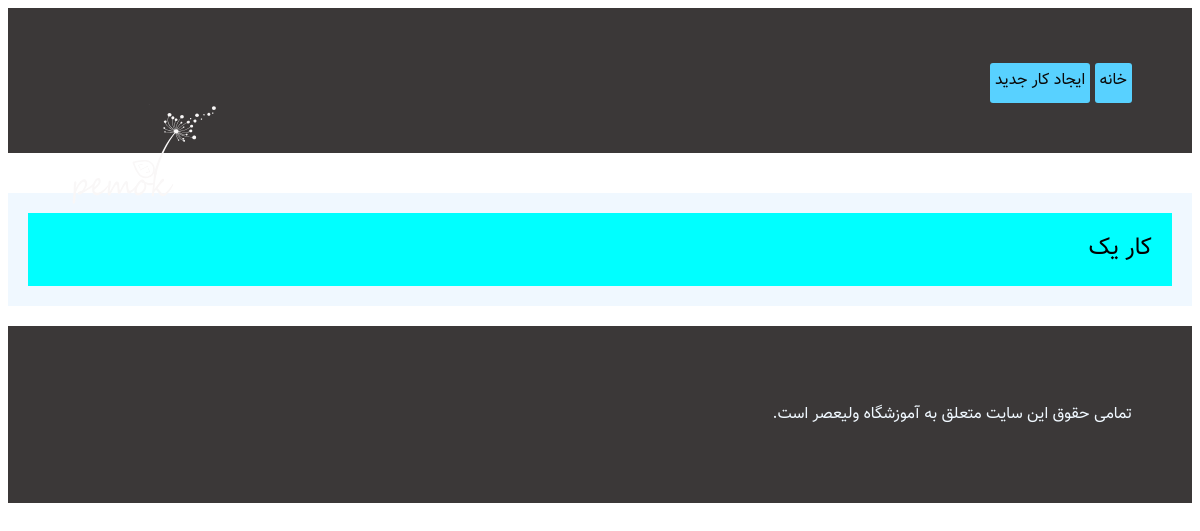
Before: / with the older database file.
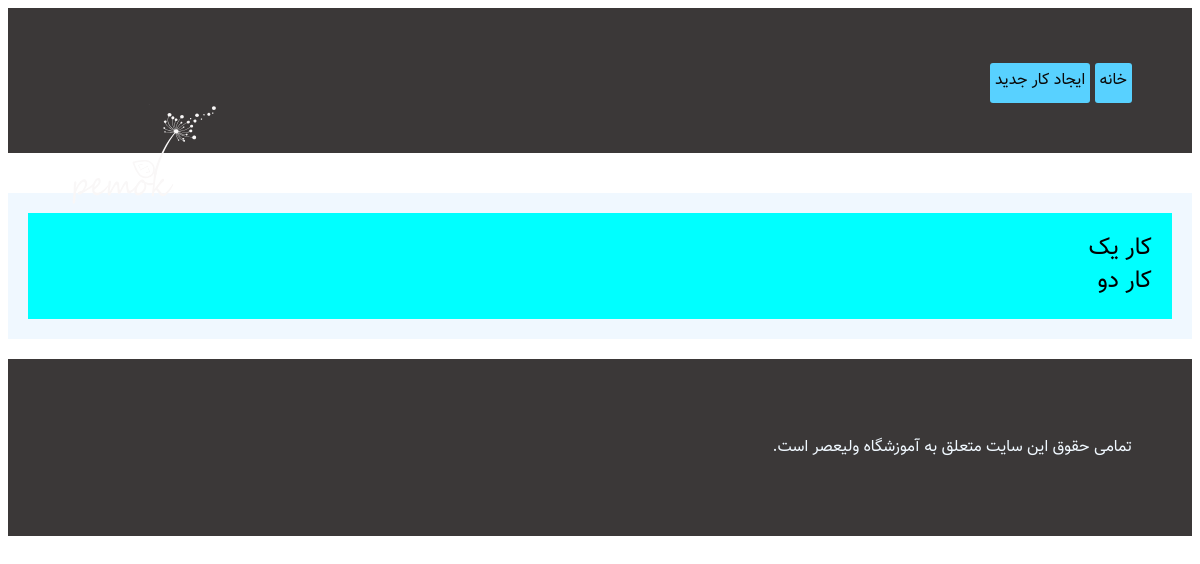
After: the same page with the newer database file.
### home/models.py (models this page shows)
class Todo(models.Model):
    title = models.CharField(max_length=100)
    body = models.TextField()
    created = models.DateTimeField()

### home/views.py (the view)
# urls.py: 2. Add a URL to urlpatterns:  path('', views.home, name='home')
def home(request):
    all = Todo.objects.all()
    return render(request, 'home.html', {'todos':all})

### templates/home.html (shortened to what this page needs)
{% extends 'base.html' %}
{% block content %}
    <div class="card">
        {% for todo in todos %}
            <div class="card-body">
                <a href="{% url 'details' todo.id %}"> {{ todo.title }} </a>
            </div>
        {% endfor %}
    </div>
{% endblock %}

### templates/base.html (shortened to what this page needs)
<!DOCTYPE html>
<html lang="fr">
<head>
    {% load static %}
    <link rel="stylesheet" href="{% static 'main.css' %}">
</head>
<body>
{% include 'header.html' %}
<div class="jumbotron">
    {% block content %} {% endblock %}
</div>
{% include 'footer.html' %}
</body>
</html>

### templates/header.html
{% load static %}
<header>
        <a class="navList" href="{% url 'home' %}" class="navbar">خانه</a>
        <a class="navList" href="{% url 'create' %}" class="navbar">ایجاد کار جدید</a>
        <img id="logo" src="{% static 'logo.svg' %}" alt="logo">
</header>

### templates/footer.html
<footer>
            <p id="footerText">تمامی حقوق این سایت متعلق به آموزشگاه ولیعصر است.</p>
</footer>

### static/main.css (style rules this page uses)
body { direction: rtl; font-family: vazir; }
header, footer { padding: 60px; margin-bottom: 40px; background-color: #3b3838; }
.jumbotron { padding: 20px; margin-bottom: 20px; background-color: aliceblue; }
.card { padding: 20px; line-height: 30px; background-color: aqua; }
.card-body>a { color: #000000; text-decoration: none; list-style-type: circle; font-size: 24px; }
#logo { width: 150px; float: left; }
.navList { background-color: #58d1ff; border: #9ce6ff; border-radius: 3px; color: #0a0a0a; padding: 5px 5px 10px 5px; text-decoration: unset; }
#footerText { color: aliceblue; }

Changed rows visible on the page:
added Todo: title "کار دو"
